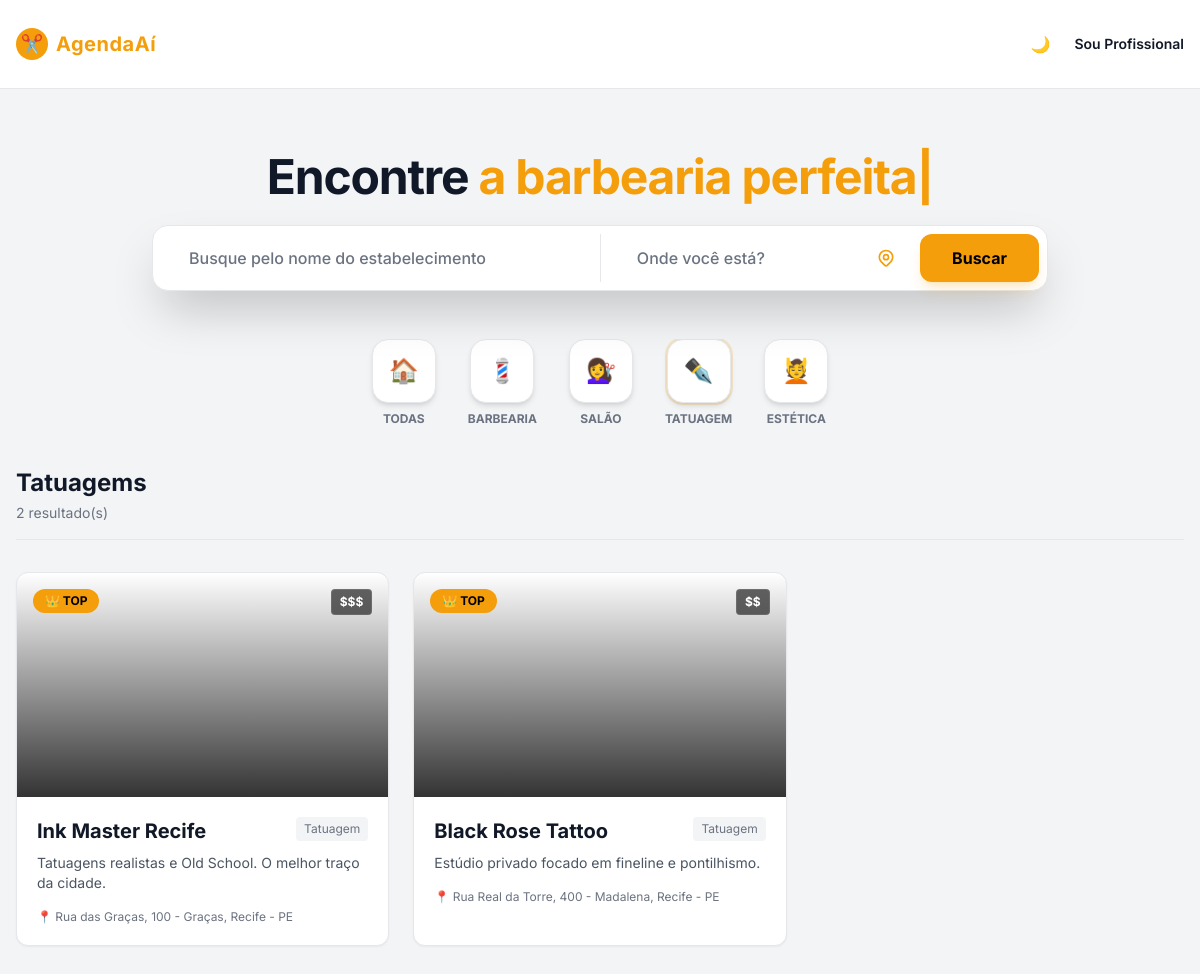
Page /index.php?cat=tatuagem on the committed database.
### tables this page shows
CREATE TABLE `estabelecimentos` (
  `id` int(11) NOT NULL,
  `nome_fantasia` varchar(100) NOT NULL,
  `descricao_curta` varchar(255) DEFAULT NULL,
  `endereco` varchar(255) DEFAULT NULL,
  `telefone` varchar(20) DEFAULT NULL,
  `foto_capa` varchar(500) DEFAULT NULL,
  `avaliacao` decimal(2,1) DEFAULT 5.0,
  `qtd_avaliacoes` int(11) DEFAULT 0,
  `faixa_preco` enum('$','$$','$$$') DEFAULT '$$',
  `tags` varchar(255) DEFAULT NULL,
  `status_conta` enum('ativo','suspenso','inadimplente') DEFAULT 'ativo',
  `data_vencimento` date NOT NULL,
  `criado_em` timestamp NOT NULL DEFAULT current_timestamp(),
  `categoria` enum('barbearia','salao','estetica','tatuagem','spa') DEFAULT 'barbearia',
  `horario_abertura` time DEFAULT '09:00:00',
  `horario_fechamento` time DEFAULT '19:00:00',
  `dias_funcionamento` varchar(255) DEFAULT '["1","2","3","4","5","6"]',
  `horario_almoco_inicio` time DEFAULT NULL,
  `horario_almoco_fim` time DEFAULT NULL
);

### includes/functions.php (called while the page is built, shortened)
<?php
function e($string) {
    return htmlspecialchars($string ?? '', ENT_QUOTES, 'UTF-8');
}
?>

### index.php (the view, shortened to what this page needs)
<?php
require_once 'config/database.php';
require_once 'includes/functions.php';
$busca = filter_input(INPUT_GET, 'q', FILTER_SANITIZE_SPECIAL_CHARS);
$local = filter_input(INPUT_GET, 'loc', FILTER_SANITIZE_SPECIAL_CHARS);
$categoria = filter_input(INPUT_GET, 'cat', FILTER_SANITIZE_SPECIAL_CHARS);
$sql = "SELECT * FROM estabelecimentos WHERE status_conta = 'ativo'";
$params = [];
if ($categoria) {
    $sql .= " AND categoria = :categoria";
    $params['categoria'] = $categoria;
}
$sql .= " ORDER BY avaliacao DESC";
try {
    $stmt = $pdo->prepare($sql);
    $stmt->execute($params);
    $lojas = $stmt->fetchAll();
} catch (PDOException $e) {
    die("Erro na consulta: " . $e->getMessage());
}
?>
<!DOCTYPE html>
<html lang="pt-br" class="dark">
<head>
    <script src="https://cdn.tailwindcss.com"></script>
</head>
<body class="bg-light-bg text-gray-900 dark:bg-dark-bg dark:text-white font-sans selection:bg-gold selection:text-black transition-colors duration-300">
    <nav class="w-full py-6 px-4 border-b border-light-border dark:border-dark-border/50 bg-light-surface dark:bg-dark-bg sticky top-0 z-50">
        <div class="max-w-7xl mx-auto flex justify-between items-center">
            <a href="index.php" class="flex items-center gap-2">
                <div class="bg-gold text-black w-8 h-8 flex items-center justify-center rounded-full font-bold text-lg">✂️</div>
                <span class="text-gold text-xl font-bold tracking-wide">AgendaAí</span>
            </a>
            <div class="flex items-center gap-4">
                <button id="theme-toggle" class="p-2 rounded-full hover:bg-gray-200 dark:hover:bg-gray-800 transition">
                    <span id="theme-icon">☀️</span>
                </button>
                <a href="login.php" class="text-sm font-semibold hover:text-gold transition">Sou Profissional</a>
            </div>
        </div>
    </nav>
    <div class="w-full flex flex-col items-center pt-16 pb-10 px-4 text-center">
        <h1 class="text-4xl md:text-5xl font-bold mb-6 tracking-tight h-20 md:h-auto">
            Encontre <span id="typewriter" class="text-gold"></span><span class="cursor-blink text-gold">|</span>
        </h1>
        <form action="index.php" method="GET" class="w-full max-w-4xl bg-white dark:bg-dark-surface border border-gray-200 dark:border-dark-border rounded-2xl p-2 flex flex-col md:flex-row gap-2 shadow-2xl dark:shadow-black/50 relative z-10">
            <div class="flex-[1.5] flex items-center px-4 py-3 bg-transparent md:border-r border-gray-200 dark:border-dark-border">
                <input type="text" name="q" value="<?= htmlspecialchars($busca ?? '') ?>"
                       placeholder="Busque pelo nome do estabelecimento"
                       class="w-full bg-transparent focus:outline-none placeholder-gray-500 font-medium">
            </div>
            <div class="flex-1 flex items-center px-4 py-3 bg-transparent relative">
                <input type="text" name="loc" id="location-input" value="<?= htmlspecialchars($local ?? '') ?>"
                       placeholder="Onde você está?"
                       class="w-full bg-transparent focus:outline-none placeholder-gray-500 font-medium pr-8">
                <button type="button" onclick="getLocation()" title="Usar localização" class="absolute right-2 p-2 text-gold hover:bg-gray-800 rounded-full transition group">
                </button>
            </div>
            <button type="submit" class="bg-gold text-black font-bold px-8 py-3 rounded-xl hover:bg-yellow-400 transition shadow-lg shadow-gold/20">
                Buscar
            </button>
        </form>
        <div class="mt-12 w-full max-w-4xl overflow-x-auto no-scrollbar">
            <div class="flex justify-start md:justify-center gap-4 md:gap-8 px-4 min-w-max">
                <a href="index.php" class="flex flex-col items-center gap-2 group cursor-pointer">
                    <div class="w-16 h-16 rounded-2xl bg-white dark:bg-dark-surface border border-gray-200 dark:border-dark-border flex items-center justify-center text-2xl group-hover:border-gold group-hover:scale-110 transition-all shadow-md">🏠</div>
                    <span class="text-xs font-bold text-gray-500 group-hover:text-gold uppercase">Todas</span>
                </a>
                <a href="index.php?cat=barbearia" class="flex flex-col items-center gap-2 group cursor-pointer">
                    <div class="w-16 h-16 rounded-2xl bg-white dark:bg-dark-surface border border-gray-200 dark:border-dark-border flex items-center justify-center text-2xl group-hover:border-gold group-hover:scale-110 transition-all shadow-md <?= $categoria == 'barbearia' ? 'border-gold ring-2 ring-gold/20' : '' ?>">💈</div>
                    <span class="text-xs font-bold text-gray-500 group-hover:text-gold uppercase">Barbearia</span>
                </a>
                <a href="index.php?cat=salao" class="flex flex-col items-center gap-2 group cursor-pointer">
                    <div class="w-16 h-16 rounded-2xl bg-white dark:bg-dark-surface border border-gray-200 dark:border-dark-border flex items-center justify-center text-2xl group-hover:border-gold group-hover:scale-110 transition-all shadow-md <?= $categoria == 'salao' ? 'border-gold ring-2 ring-gold/20' : '' ?>">💇‍♀️</div>
                    <span class="text-xs font-bold text-gray-500 group-hover:text-gold uppercase">Salão</span>
                </a>
                <a href="index.php?cat=tatuagem" class="flex flex-col items-center gap-2 group cursor-pointer">
                    <div class="w-16 h-16 rounded-2xl bg-white dark:bg-dark-surface border border-gray-200 dark:border-dark-border flex items-center justify-center text-2xl group-hover:border-gold group-hover:scale-110 transition-all shadow-md <?= $categoria == 'tatuagem' ? 'border-gold ring-2 ring-gold/20' : '' ?>">✒️</div>
                    <span class="text-xs font-bold text-gray-500 group-hover:text-gold uppercase">Tatuagem</span>
                </a>
                <a href="index.php?cat=estetica" class="flex flex-col items-center gap-2 group cursor-pointer">
                    <div class="w-16 h-16 rounded-2xl bg-white dark:bg-dark-surface border border-gray-200 dark:border-dark-border flex items-center justify-center text-2xl group-hover:border-gold group-hover:scale-110 transition-all shadow-md <?= $categoria == 'estetica' ? 'border-gold ring-2 ring-gold/20' : '' ?>">💆</div>
                    <span class="text-xs font-bold text-gray-500 group-hover:text-gold uppercase">Estética</span>
                </a>
            </div>
        </div>
    </div>
    <div class="max-w-7xl mx-auto px-4 pb-20">
        <div class="flex items-end justify-between mb-8 border-b border-gray-200 dark:border-dark-border pb-4">
            <div>
                <h2 class="text-2xl font-bold text-gray-900 dark:text-white">
                    <?= $categoria ? ucfirst($categoria) . 's' : 'Destaques' ?>
                </h2>
                <p class="text-gray-500 text-sm mt-1">
                    <?= count($lojas) ?> resultado(s) <?= $local ? "perto de <strong>$local</strong>" : "" ?>
                </p>
            </div>
        </div>
        <?php if (count($lojas) == 0): ?>
            <div class="text-center py-20">
                <p class="text-4xl mb-4">😢</p>
                <p class="text-gray-500">Nada encontrado.</p>
                <a href="index.php" class="text-gold hover:underline">Limpar filtros</a>
            </div>
        <?php else: ?>
            <div class="grid grid-cols-1 md:grid-cols-2 lg:grid-cols-3 gap-6">
                <?php foreach ($lojas as $loja): ?>
                <a href="perfil.php?id=<?= $loja['id'] ?>" class="group block bg-white dark:bg-dark-surface rounded-xl overflow-hidden border border-gray-200 dark:border-dark-border hover:border-gold dark:hover:border-gold transition-all duration-300 shadow-sm hover:shadow-xl hover:-translate-y-1">
                    <div class="h-56 w-full bg-cover bg-center relative" style="background-image: url('<?= empty($loja['foto_capa']) ? 'assets/img/default.jpg' : $loja['foto_capa'] ?>');">
                        <div class="absolute inset-0 bg-gradient-to-t from-black/80 to-transparent"></div>
                        <div class="absolute top-4 right-4 bg-black/60 backdrop-blur-md text-white text-xs font-bold px-2 py-1 rounded border border-white/10"><?= $loja['faixa_preco'] ?></div>
                        <?php if($loja['avaliacao'] >= 4.8): ?><div class="absolute top-4 left-4 bg-gold text-black text-xs font-bold px-3 py-1 rounded-full uppercase">👑 Top</div><?php endif; ?>
                    </div>
                    <div class="p-5">
                        <div class="flex justify-between items-start">
                            <h3 class="text-xl font-bold text-gray-900 dark:text-white group-hover:text-gold transition"><?= e($loja['nome_fantasia']) ?></h3>
                            <span class="text-xs bg-gray-100 dark:bg-gray-800 text-gray-500 px-2 py-1 rounded capitalize"><?= $loja['categoria'] ?></span>
                        </div>
                        <p class="text-gray-600 dark:text-gray-400 text-sm line-clamp-2 mt-2"><?= e($loja['descricao_curta']) ?></p>
                        <div class="flex items-center gap-2 mt-4 text-xs text-gray-500">
                            <span>📍 <?= e($loja['endereco']) ?></span>
                        </div>
                    </div>
                </a>
                <?php endforeach; ?>
            </div>
        <?php endif; ?>
    </div>
</body>
</html>

### index.php (style rules this page uses)
.no-scrollbar { -ms-overflow-style: none; scrollbar-width: none; }
.cursor-blink { animation: blink 1s step-end infinite; }

### rows in the picture
estabelecimentos: faixa_preco "$$$", avaliacao "👑 TOP", nome_fantasia "Ink Master Recife", categoria "Tatuagem", descricao_curta "Tatuagens realistas e Old School. O melhor traço da cidade.", endereco "Rua das Graças, 100 - Graças, Recife - PE"
estabelecimentos: faixa_preco "$$", avaliacao "👑 TOP", nome_fantasia "Black Rose Tattoo", categoria "Tatuagem", descricao_curta "Estúdio privado focado em fineline e pontilhismo.", endereco "Rua Real da Torre, 400 - Madalena, Recife - PE"

### other values in the picture
$categoria "Tatuagem"
count($lojas) "2"
